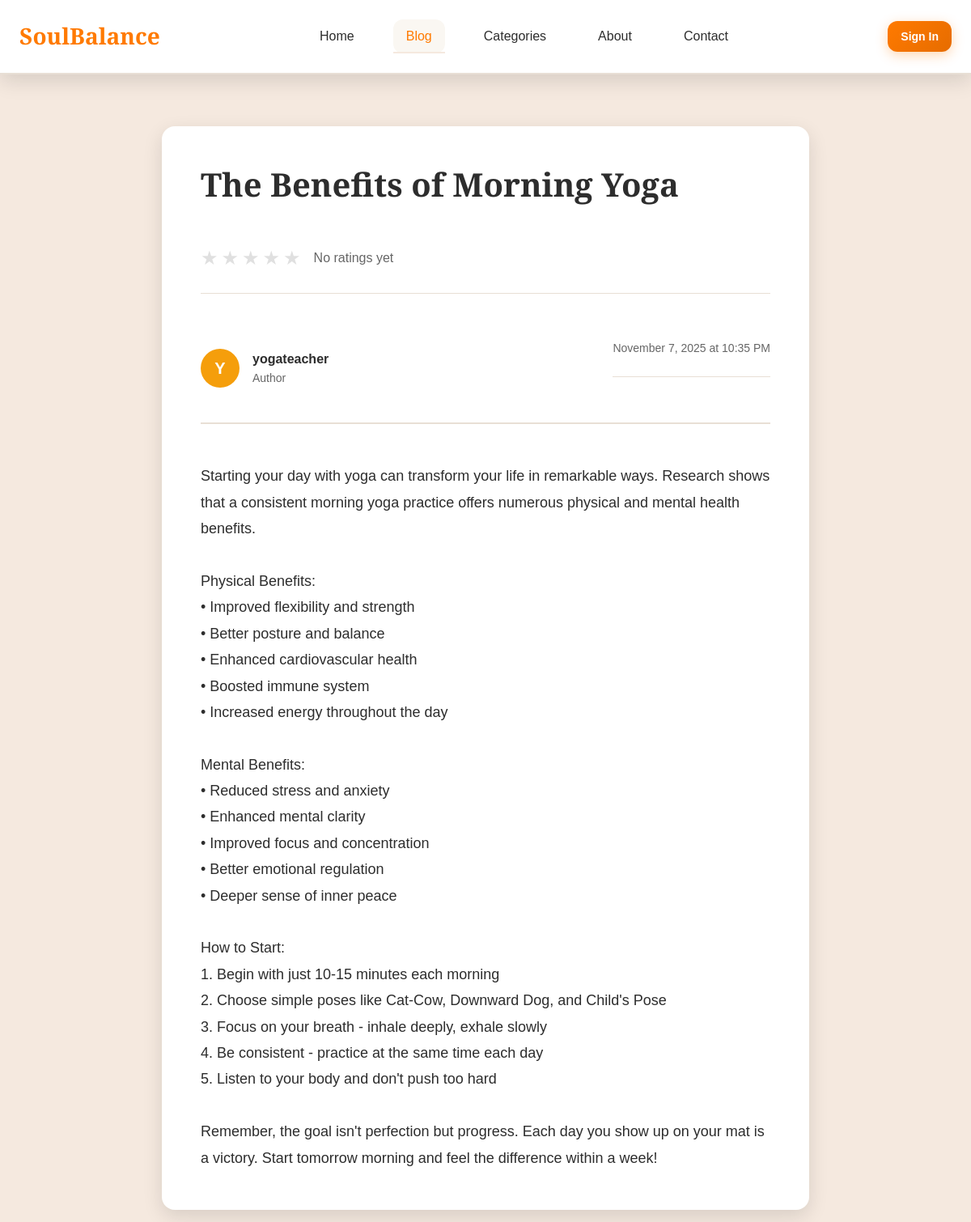
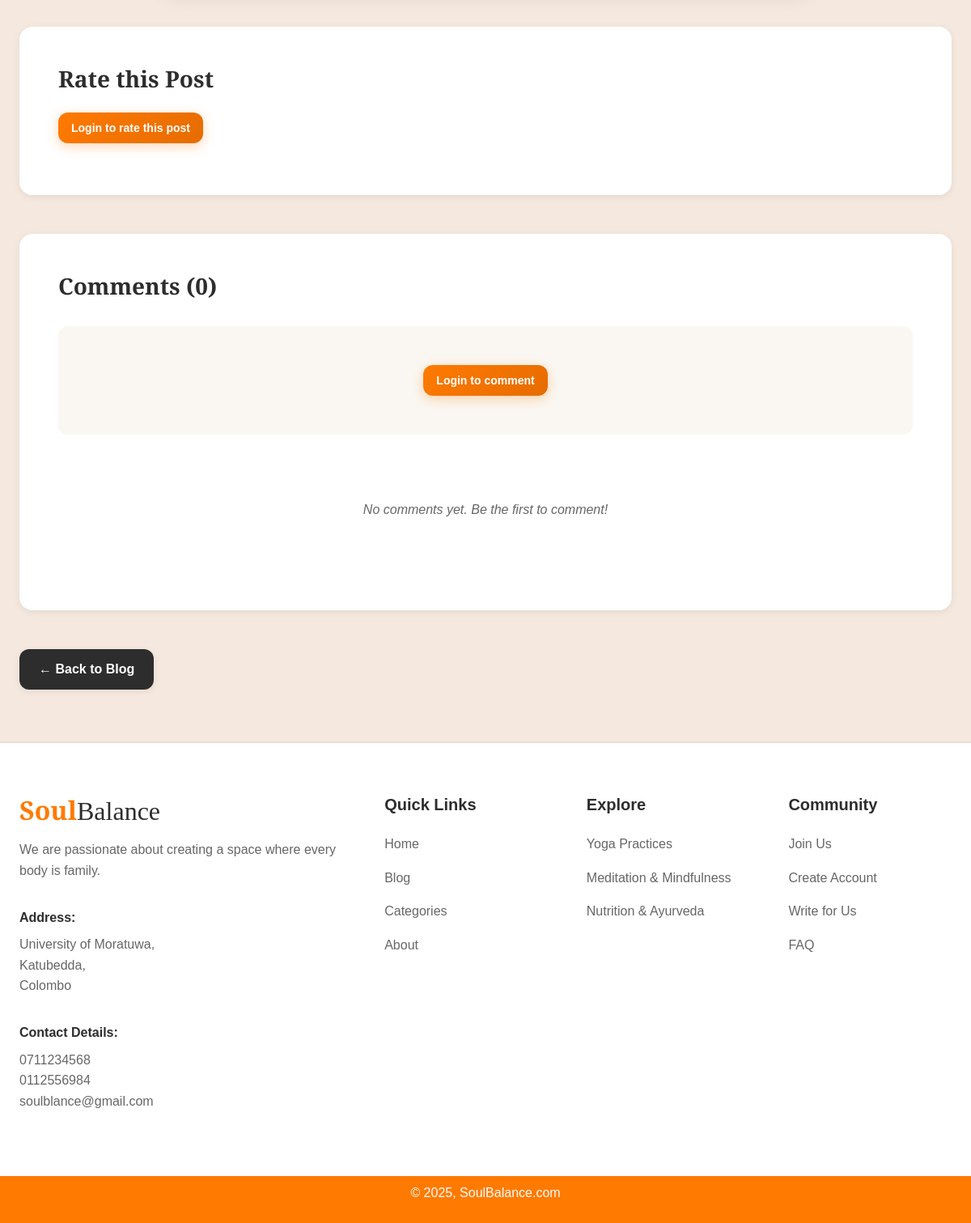
/view_blog.php?id=1, run on the app's committed database (2 pictures, top to bottom).
### tables this page shows
CREATE TABLE IF NOT EXISTS blogPost (
    id INT AUTO_INCREMENT PRIMARY KEY,
    user_id INT NOT NULL,
    title VARCHAR(255) NOT NULL,
    content LONGTEXT NOT NULL,
    category VARCHAR(50) DEFAULT NULL,
    featured_image VARCHAR(255) DEFAULT NULL,
    created_at TIMESTAMP DEFAULT CURRENT_TIMESTAMP,
    updated_at TIMESTAMP DEFAULT CURRENT_TIMESTAMP ON UPDATE CURRENT_TIMESTAMP,
    FOREIGN KEY (user_id) REFERENCES user(id) ON DELETE CASCADE,
    INDEX idx_user_id (user_id),
    INDEX idx_created_at (created_at),
    INDEX idx_category (category)
);

CREATE TABLE IF NOT EXISTS user (
    id INT AUTO_INCREMENT PRIMARY KEY,
    username VARCHAR(50) NOT NULL UNIQUE,
    email VARCHAR(100) NOT NULL UNIQUE,
    password VARCHAR(255) NOT NULL,
    role ENUM('user', 'admin') DEFAULT 'user',
    created_at TIMESTAMP DEFAULT CURRENT_TIMESTAMP,
    updated_at TIMESTAMP DEFAULT CURRENT_TIMESTAMP ON UPDATE CURRENT_TIMESTAMP,
    INDEX idx_email (email),
    INDEX idx_username (username)
);

### view_blog.php (the view, shortened to what this page needs)
<?php
$postId = isset($_GET['id']) ? intval($_GET['id']) : 0;
try {
    $db = getDB();
    $stmt = $db->prepare("
        SELECT bp.id, bp.user_id, bp.title, bp.content, bp.category, bp.featured_image, bp.created_at, bp.updated_at, u.username
        FROM blogPost bp
        JOIN user u ON bp.user_id = u.id
        WHERE bp.id = ?
    ");
    $stmt->execute([$postId]);
    $post = $stmt->fetch();
    $stmt = $db->prepare("
        SELECT AVG(rating) as avg_rating, COUNT(*) as total_ratings
        FROM blog_ratings
        WHERE blog_post_id = ?
    ");
    $stmt->execute([$postId]);
    $ratingData = $stmt->fetch();
    $avgRating = $ratingData['avg_rating'] ? round($ratingData['avg_rating'], 1) : 0;
    $userRating = 0;
    $stmt = $db->prepare("
        SELECT c.id, c.comment, c.created_at, c.user_id, u.username
        FROM blog_comments c
        JOIN user u ON c.user_id = u.id
        WHERE c.blog_post_id = ?
        ORDER BY c.created_at DESC
    ");
    $stmt->execute([$postId]);
    $comments = $stmt->fetchAll();
} catch (Exception $e) {
    header('Location: index.php');
    exit();
}
function formatDate($date) {
    return date('F j, Y \a\t g:i A', strtotime($date));
}
function getAvatarColor($username) {
    $colors = ['#ff7a00', '#10b981', '#3b82f6', '#f59e0b', '#ef4444', '#8b5cf6', '#ec4899'];
    $hash = hash('md5', $username);
    $colorIndex = hexdec(substr($hash, 0, 2)) % count($colors);
    return $colors[$colorIndex];
}
?>
<!DOCTYPE html>
<html lang="en">
<head>
    <link rel="stylesheet" href="assets/css/style.css">
</head>
<body>
    <header class="navbar">
        <div class="container">
            <div class="nav-brand">
                <h1>SoulBalance</h1>
            </div>
            <nav class="nav-links">
                <a href="index.php">Home</a>
                <a href="index.php" class="active">Blog</a>
                <a href="categories.php">Categories</a>
                <a href="about.php">About</a>
                <a href="contact.php">Contact</a>
            </nav>
            <div class="nav-actions">
                <?php if (isset($_SESSION['user_id'])): ?>
                    <div class="user-info">
                        <span class="username"><?php echo htmlspecialchars($_SESSION['username']); ?></span>
                        <a href="dashboard.php" class="btn btn-primary btn-sm">Dashboard</a>
                        <a href="logout.php" class="btn btn-secondary btn-sm logout-link">Logout</a>
                    </div>
                <?php else: ?>
                    <a href="login.php" class="btn btn-primary btn-sm">Sign In</a>
                <?php endif; ?>
            </div>
        </div>
    </header>
    <main class="main-content">
        <div class="container">
            <article class="blog-post fade-in">
                <div class="blog-header">
                    <?php if (!empty($post['category'])): ?>
                        <span class="category-badge" style="margin-bottom: var(--spacing-sm);">
                        </span>
                    <?php endif; ?>
                    <h1><?php echo htmlspecialchars($post['title']); ?></h1>
                    <div class="blog-rating-display" style="margin: var(--spacing-md) 0;">
                        <div class="rating-stars">
                            <?php for ($i = 1; $i <= 5; $i++): ?>
                                <span class="star <?php echo $i <= $avgRating ? 'filled' : ''; ?>">★</span>
                            <?php endfor; ?>
                        </div>
                        <span class="rating-text">
                            <?php echo $avgRating > 0 ? $avgRating : 'No ratings yet'; ?>
                        </span>
                    </div>
                    <div class="blog-author-meta">
                        <div class="author-info">
                            <div class="author-avatar" style="background-color: <?php echo getAvatarColor($post['username']); ?>;">
                                <?php echo strtoupper(substr($post['username'], 0, 1)); ?>
                            </div>
                            <div>
                                <strong><?php echo htmlspecialchars($post['username']); ?></strong>
                                <p>Author</p>
                            </div>
                        </div>
                        <div class="blog-meta">
                            <span><?php echo formatDate($post['created_at']); ?></span>
                        </div>
                    </div>
                </div>
                <div class="blog-content">
                    <?php echo nl2br(htmlspecialchars($post['content'])); ?>
                </div>
            </article>
            <section class="rating-section fade-in">
                <h3>Rate this Post</h3>
                <?php if (isset($_SESSION['user_id'])): ?>
                    <div class="rating-input">
                        <p>Click on a star to rate (1-5)</p>
                        <div class="rating-stars-input" id="ratingStars">
                            <?php for ($i = 1; $i <= 5; $i++): ?>
                                <span class="star-input <?php echo $i <= $userRating ? 'selected' : ''; ?>" data-rating="<?php echo $i; ?>">★</span>
                            <?php endfor; ?>
                        </div>
                        <?php if ($userRating > 0): ?>
                            <p class="user-rating-text">Your rating: <?php echo $userRating; ?> stars</p>
                        <?php endif; ?>
                    </div>
                <?php else: ?>
                    <p><a href="login.php" class="btn btn-primary btn-sm">Login to rate this post</a></p>
                <?php endif; ?>
            </section>
            <section class="comments-section fade-in">
                <h3>Comments (<?php echo count($comments); ?>)</h3>
                <?php if (isset($_SESSION['user_id'])): ?>
                    <div class="comment-form">
                        <h4>Leave a Comment</h4>
                        <form id="commentForm">
                            <textarea
                                id="commentText"
                                name="comment"
                                placeholder="Share your thoughts..."
                                required
                                maxlength="1000"
                                rows="4"
                            ></textarea>
                            <div class="comment-form-actions">
                                <span class="char-count"><span id="charCount">0</span>/1000</span>
                                <button type="submit" class="btn btn-primary">Post Comment</button>
                            </div>
                        </form>
                    </div>
                <?php else: ?>
                    <p class="login-prompt"><a href="login.php" class="btn btn-primary btn-sm">Login to comment</a></p>
                <?php endif; ?>
                <div class="comments-list" id="commentsList">
                    <?php if (empty($comments)): ?>
                        <p class="no-comments">No comments yet. Be the first to comment!</p>
                    <?php endif; ?>
                </div>
            </section>
            <div class="back-button fade-in">
                <a href="index.php" class="btn btn-secondary">← Back to Blog</a>
            </div>
        </div>
    </main>
    <footer class="footer">
       <?php include 'includes/footer.php'; ?>
    </footer>
</body>
</html>

### includes/footer.php (shortened to what this page needs)
<footer class="footer-enhanced">
    <div class="container" style="position: relative;">
        <div class="footer-content">
            <div class="footer-brand">
                <h2>
                    <span class="brand-soul">Soul</span><span class="brand-balance">Balance</span>
                </h2>
                <p>We are passionate about creating a space where every body is family.</p>
                <div class="footer-address">
                    <strong>Address:</strong>
                    <p>University of Moratuwa,<br>Katubedda,<br>Colombo</p>
                </div>
                <div class="footer-contact">
                    <strong>Contact Details:</strong>
                    <p>0711234568<br>0112556984<br>soulblance@gmail.com</p>
                </div>
            </div>
            <div class="footer-column">
                <h3>Quick Links</h3>
                <div class="footer-links">
                    <a href="index.php">Home</a>
                    <a href="index.php#blog">Blog</a>
                    <a href="categories.php">Categories</a>
                    <a href="about.php">About</a>
                </div>
            </div>
            <div class="footer-column">
                <h3>Explore</h3>
                <div class="footer-links">
                    <a href="categories.php?cat=yoga">Yoga Practices</a>
                    <a href="categories.php?cat=meditation">Meditation & Mindfulness</a>
                    <a href="categories.php?cat=nutrition">Nutrition & Ayurveda</a>
                </div>
            </div>
            <div class="footer-column">
                <h3>Community</h3>
                <div class="footer-links">
                    <a href="about.php">Join Us</a>
                    <a href="register.php">Create Account</a>
                    <a href="dashboard.php">Write for Us</a>
                    <a href="#faq">FAQ</a>
                </div>
            </div>
        </div>
    </div>
    <div class="footer-bottom">
        <p>© 2025, SoulBalance.com</p>
    </div>
</footer>

### data on the page
blogpost: title "The Benefits of Morning Yoga", user.username "Y", user.username "yogateacher", created_at "November 7, 2025 at 10:35 PM", content "Starting your day with yoga can transform your life in remarkable ways. Research shows that a consistent morning yoga practice offers numerous physical and mental health benefits. Physical Benefits: • Improved flexibility and strength • Better posture and balance • Enhanced cardiovascular health • Boosted immune system • Increased energy throughout the day Mental Benefits: • Reduced stress and anxiety • Enhanced mental clarity • Improved focus and concentration • Better emotional regulation • Deeper sense of inner peace How to Start: 1. Begin with just 10-15 minutes each morning 2. Choose simple poses like Cat-Cow, Downward Dog, and Child's Pose 3. Focus on your breath - inhale deeply,…"

### other printed values
count($comments) "0"
